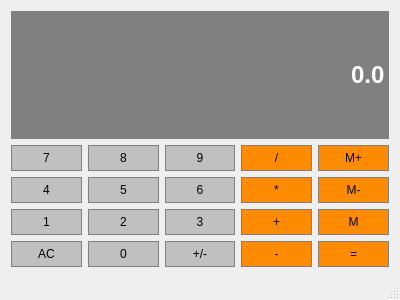
<?xml version="1.0" encoding="UTF-8"?>
<ui version="4.0">
 <class>Calculator</class>
 <widget class="QMainWindow" name="Calculator">
  <property name="geometry">
   <rect>
    <x>0</x>
    <y>0</y>
    <width>400</width>
    <height>300</height>
   </rect>
  </property>
  <property name="windowTitle">
   <string>Calculator</string>
  </property>
  <widget class="QWidget" name="centralWidget">
   <layout class="QGridLayout" name="gridLayout">
    <item row="1" column="0">
     <widget class="QPushButton" name="button7">
      <property name="sizePolicy">
       <sizepolicy hsizetype="Preferred" vsizetype="Preferred">
        <horstretch>0</horstretch>
        <verstretch>0</verstretch>
       </sizepolicy>
      </property>
      <property name="styleSheet">
       <string notr="true">QPushButton{
	background-color: #C0C0C0;
	border: 1px solid gray;
	padding: 5px;
}

QPushButton: Pressed{
	background-color: #A9A9A9;
	border: 1px solid gray;
	padding: 5px;
}</string>
      </property>
      <property name="text">
       <string>7</string>
      </property>
     </widget>
    </item>
    <item row="1" column="3">
     <widget class="QPushButton" name="divide">
      <property name="sizePolicy">
       <sizepolicy hsizetype="Preferred" vsizetype="Preferred">
        <horstretch>0</horstretch>
        <verstretch>0</verstretch>
       </sizepolicy>
      </property>
      <property name="styleSheet">
       <string notr="true">QPushButton{
	background-color: #FF8C00;
	border: 1px solid gray;
	padding: 5px;
}

QPushButton: Pressed{
	background-color: #A9A9A9;
	border: 1px solid gray;
	padding: 5px;
}</string>
      </property>
      <property name="text">
       <string>/</string>
      </property>
     </widget>
    </item>
    <item row="2" column="0">
     <widget class="QPushButton" name="button4">
      <property name="sizePolicy">
       <sizepolicy hsizetype="Preferred" vsizetype="Preferred">
        <horstretch>0</horstretch>
        <verstretch>0</verstretch>
       </sizepolicy>
      </property>
      <property name="styleSheet">
       <string notr="true">QPushButton{
	background-color: #C0C0C0;
	border: 1px solid gray;
	padding: 5px;
}

QPushButton: Pressed{
	background-color: #A9A9A9;
	border: 1px solid gray;
	padding: 5px;
}</string>
      </property>
      <property name="text">
       <string>4</string>
      </property>
     </widget>
    </item>
    <item row="1" column="4">
     <widget class="QPushButton" name="memAdd">
      <property name="sizePolicy">
       <sizepolicy hsizetype="Preferred" vsizetype="Preferred">
        <horstretch>0</horstretch>
        <verstretch>0</verstretch>
       </sizepolicy>
      </property>
      <property name="styleSheet">
       <string notr="true">QPushButton{
	background-color: #FF8C00;
	border: 1px solid gray;
	padding: 5px;
}

QPushButton: Pressed{
	background-color: #A9A9A9;
	border: 1px solid gray;
	padding: 5px;
}</string>
      </property>
      <property name="text">
       <string>M+</string>
      </property>
     </widget>
    </item>
    <item row="2" column="1">
     <widget class="QPushButton" name="button5">
      <property name="sizePolicy">
       <sizepolicy hsizetype="Preferred" vsizetype="Preferred">
        <horstretch>0</horstretch>
        <verstretch>0</verstretch>
       </sizepolicy>
      </property>
      <property name="styleSheet">
       <string notr="true">QPushButton{
	background-color: #C0C0C0;
	border: 1px solid gray;
	padding: 5px;
}

QPushButton: Pressed{
	background-color: #A9A9A9;
	border: 1px solid gray;
	padding: 5px;
}</string>
      </property>
      <property name="text">
       <string>5</string>
      </property>
     </widget>
    </item>
    <item row="3" column="2">
     <widget class="QPushButton" name="button3">
      <property name="sizePolicy">
       <sizepolicy hsizetype="Preferred" vsizetype="Preferred">
        <horstretch>0</horstretch>
        <verstretch>0</verstretch>
       </sizepolicy>
      </property>
      <property name="styleSheet">
       <string notr="true">QPushButton{
	background-color: #C0C0C0;
	border: 1px solid gray;
	padding: 5px;
}

QPushButton: Pressed{
	background-color: #A9A9A9;
	border: 1px solid gray;
	padding: 5px;
}</string>
      </property>
      <property name="text">
       <string>3</string>
      </property>
     </widget>
    </item>
    <item row="2" column="4">
     <widget class="QPushButton" name="memClear">
      <property name="sizePolicy">
       <sizepolicy hsizetype="Preferred" vsizetype="Preferred">
        <horstretch>0</horstretch>
        <verstretch>0</verstretch>
       </sizepolicy>
      </property>
      <property name="styleSheet">
       <string notr="true">QPushButton{
	background-color: #FF8C00;
	border: 1px solid gray;
	padding: 5px;
}

QPushButton: Pressed{
	background-color: #A9A9A9;
	border: 1px solid gray;
	padding: 5px;
}</string>
      </property>
      <property name="text">
       <string>M-</string>
      </property>
     </widget>
    </item>
    <item row="3" column="1">
     <widget class="QPushButton" name="button2">
      <property name="sizePolicy">
       <sizepolicy hsizetype="Preferred" vsizetype="Preferred">
        <horstretch>0</horstretch>
        <verstretch>0</verstretch>
       </sizepolicy>
      </property>
      <property name="styleSheet">
       <string notr="true">QPushButton{
	background-color: #C0C0C0;
	border: 1px solid gray;
	padding: 5px;
}

QPushButton: Pressed{
	background-color: #A9A9A9;
	border: 1px solid gray;
	padding: 5px;
}</string>
      </property>
      <property name="text">
       <string>2</string>
      </property>
     </widget>
    </item>
    <item row="3" column="4">
     <widget class="QPushButton" name="memGet">
      <property name="sizePolicy">
       <sizepolicy hsizetype="Preferred" vsizetype="Preferred">
        <horstretch>0</horstretch>
        <verstretch>0</verstretch>
       </sizepolicy>
      </property>
      <property name="styleSheet">
       <string notr="true">QPushButton{
	background-color: #FF8C00;
	border: 1px solid gray;
	padding: 5px;
}

QPushButton: Pressed{
	background-color: #A9A9A9;
	border: 1px solid gray;
	padding: 5px;
}</string>
      </property>
      <property name="text">
       <string>M</string>
      </property>
     </widget>
    </item>
    <item row="2" column="2">
     <widget class="QPushButton" name="button6">
      <property name="sizePolicy">
       <sizepolicy hsizetype="Preferred" vsizetype="Preferred">
        <horstretch>0</horstretch>
        <verstretch>0</verstretch>
       </sizepolicy>
      </property>
      <property name="styleSheet">
       <string notr="true">QPushButton{
	background-color: #C0C0C0;
	border: 1px solid gray;
	padding: 5px;
}

QPushButton: Pressed{
	background-color: #A9A9A9;
	border: 1px solid gray;
	padding: 5px;
}</string>
      </property>
      <property name="text">
       <string>6</string>
      </property>
     </widget>
    </item>
    <item row="1" column="1">
     <widget class="QPushButton" name="button8">
      <property name="sizePolicy">
       <sizepolicy hsizetype="Preferred" vsizetype="Preferred">
        <horstretch>0</horstretch>
        <verstretch>0</verstretch>
       </sizepolicy>
      </property>
      <property name="styleSheet">
       <string notr="true">QPushButton{
	background-color: #C0C0C0;
	border: 1px solid gray;
	padding: 5px;
}

QPushButton: Pressed{
	background-color: #A9A9A9;
	border: 1px solid gray;
	padding: 5px;
}</string>
      </property>
      <property name="text">
       <string>8</string>
      </property>
     </widget>
    </item>
    <item row="3" column="3">
     <widget class="QPushButton" name="add">
      <property name="sizePolicy">
       <sizepolicy hsizetype="Preferred" vsizetype="Preferred">
        <horstretch>0</horstretch>
        <verstretch>0</verstretch>
       </sizepolicy>
      </property>
      <property name="styleSheet">
       <string notr="true">QPushButton{
	background-color: #FF8C00;
	border: 1px solid gray;
	padding: 5px;
}

QPushButton: Pressed{
	background-color: #A9A9A9;
	border: 1px solid gray;
	padding: 5px;
}</string>
      </property>
      <property name="text">
       <string>+</string>
      </property>
     </widget>
    </item>
    <item row="2" column="3">
     <widget class="QPushButton" name="multiply">
      <property name="sizePolicy">
       <sizepolicy hsizetype="Preferred" vsizetype="Preferred">
        <horstretch>0</horstretch>
        <verstretch>0</verstretch>
       </sizepolicy>
      </property>
      <property name="styleSheet">
       <string notr="true">QPushButton{
	background-color: #FF8C00;
	border: 1px solid gray;
	padding: 5px;
}

QPushButton: Pressed{
	background-color: #A9A9A9;
	border: 1px solid gray;
	padding: 5px;
}</string>
      </property>
      <property name="text">
       <string>*</string>
      </property>
     </widget>
    </item>
    <item row="1" column="2">
     <widget class="QPushButton" name="button9">
      <property name="sizePolicy">
       <sizepolicy hsizetype="Preferred" vsizetype="Preferred">
        <horstretch>0</horstretch>
        <verstretch>0</verstretch>
       </sizepolicy>
      </property>
      <property name="styleSheet">
       <string notr="true">QPushButton{
	background-color: #C0C0C0;
	border: 1px solid gray;
	padding: 5px;
}

QPushButton: Pressed{
	background-color: #A9A9A9;
	border: 1px solid gray;
	padding: 5px;
}</string>
      </property>
      <property name="text">
       <string>9</string>
      </property>
     </widget>
    </item>
    <item row="3" column="0">
     <widget class="QPushButton" name="button1">
      <property name="sizePolicy">
       <sizepolicy hsizetype="Preferred" vsizetype="Preferred">
        <horstretch>0</horstretch>
        <verstretch>0</verstretch>
       </sizepolicy>
      </property>
      <property name="styleSheet">
       <string notr="true">QPushButton{
	background-color: #C0C0C0;
	border: 1px solid gray;
	padding: 5px;
}

QPushButton: Pressed{
	background-color: #A9A9A9;
	border: 1px solid gray;
	padding: 5px;
}</string>
      </property>
      <property name="text">
       <string>1</string>
      </property>
     </widget>
    </item>
    <item row="4" column="0">
     <widget class="QPushButton" name="clear">
      <property name="sizePolicy">
       <sizepolicy hsizetype="Preferred" vsizetype="Preferred">
        <horstretch>0</horstretch>
        <verstretch>0</verstretch>
       </sizepolicy>
      </property>
      <property name="styleSheet">
       <string notr="true">QPushButton{
	background-color: #C0C0C0;
	border: 1px solid gray;
	padding: 5px;
}

QPushButton: Pressed{
	background-color: #A9A9A9;
	border: 1px solid gray;
	padding: 5px;
}</string>
      </property>
      <property name="text">
       <string>AC</string>
      </property>
     </widget>
    </item>
    <item row="4" column="1">
     <widget class="QPushButton" name="button0">
      <property name="sizePolicy">
       <sizepolicy hsizetype="Preferred" vsizetype="Preferred">
        <horstretch>0</horstretch>
        <verstretch>0</verstretch>
       </sizepolicy>
      </property>
      <property name="styleSheet">
       <string notr="true">QPushButton{
	background-color: #C0C0C0;
	border: 1px solid gray;
	padding: 5px;
}

QPushButton: Pressed{
	background-color: #A9A9A9;
	border: 1px solid gray;
	padding: 5px;
}</string>
      </property>
      <property name="text">
       <string>0</string>
      </property>
     </widget>
    </item>
    <item row="4" column="2">
     <widget class="QPushButton" name="changeSign">
      <property name="sizePolicy">
       <sizepolicy hsizetype="Preferred" vsizetype="Preferred">
        <horstretch>0</horstretch>
        <verstretch>0</verstretch>
       </sizepolicy>
      </property>
      <property name="styleSheet">
       <string notr="true">QPushButton{
	background-color: #C0C0C0;
	border: 1px solid gray;
	padding: 5px;
}

QPushButton: Pressed{
	background-color: #A9A9A9;
	border: 1px solid gray;
	padding: 5px;
}</string>
      </property>
      <property name="text">
       <string>+/-</string>
      </property>
     </widget>
    </item>
    <item row="4" column="3">
     <widget class="QPushButton" name="subtract">
      <property name="sizePolicy">
       <sizepolicy hsizetype="Preferred" vsizetype="Preferred">
        <horstretch>0</horstretch>
        <verstretch>0</verstretch>
       </sizepolicy>
      </property>
      <property name="styleSheet">
       <string notr="true">QPushButton{
	background-color: #FF8C00;
	border: 1px solid gray;
	padding: 5px;
}

QPushButton: Pressed{
	background-color: #A9A9A9;
	border: 1px solid gray;
	padding: 5px;
}</string>
      </property>
      <property name="text">
       <string>-</string>
      </property>
     </widget>
    </item>
    <item row="4" column="4">
     <widget class="QPushButton" name="equals">
      <property name="sizePolicy">
       <sizepolicy hsizetype="Preferred" vsizetype="Preferred">
        <horstretch>0</horstretch>
        <verstretch>0</verstretch>
       </sizepolicy>
      </property>
      <property name="styleSheet">
       <string notr="true">QPushButton{
	background-color: #FF8C00;
	border: 1px solid gray;
	padding: 5px;
}

QPushButton: Pressed{
	background-color: #A9A9A9;
	border: 1px solid gray;
	padding: 5px;
}</string>
      </property>
      <property name="text">
       <string>=</string>
      </property>
     </widget>
    </item>
    <item row="0" column="0" colspan="5">
     <widget class="QLineEdit" name="display">
      <property name="sizePolicy">
       <sizepolicy hsizetype="Preferred" vsizetype="Expanding">
        <horstretch>0</horstretch>
        <verstretch>0</verstretch>
       </sizepolicy>
      </property>
      <property name="font">
       <font>
        <family>Arial</family>
        <pointsize>18</pointsize>
        <weight>75</weight>
        <bold>true</bold>
       </font>
      </property>
      <property name="styleSheet">
       <string notr="true">QLineEdit{
	background-color: gray;
	border: 1px solid gray;
	color: #ffffff;
}</string>
      </property>
      <property name="text">
       <string>0.0</string>
      </property>
      <property name="alignment">
       <set>Qt::AlignRight|Qt::AlignTrailing|Qt::AlignVCenter</set>
      </property>
     </widget>
    </item>
   </layout>
  </widget>
  <widget class="QMenuBar" name="menuBar">
   <property name="geometry">
    <rect>
     <x>0</x>
     <y>0</y>
     <width>400</width>
     <height>22</height>
    </rect>
   </property>
  </widget>
  <widget class="QStatusBar" name="statusBar"/>
 </widget>
 <layoutdefault spacing="6" margin="11"/>
 <resources/>
 <connections/>
</ui>
